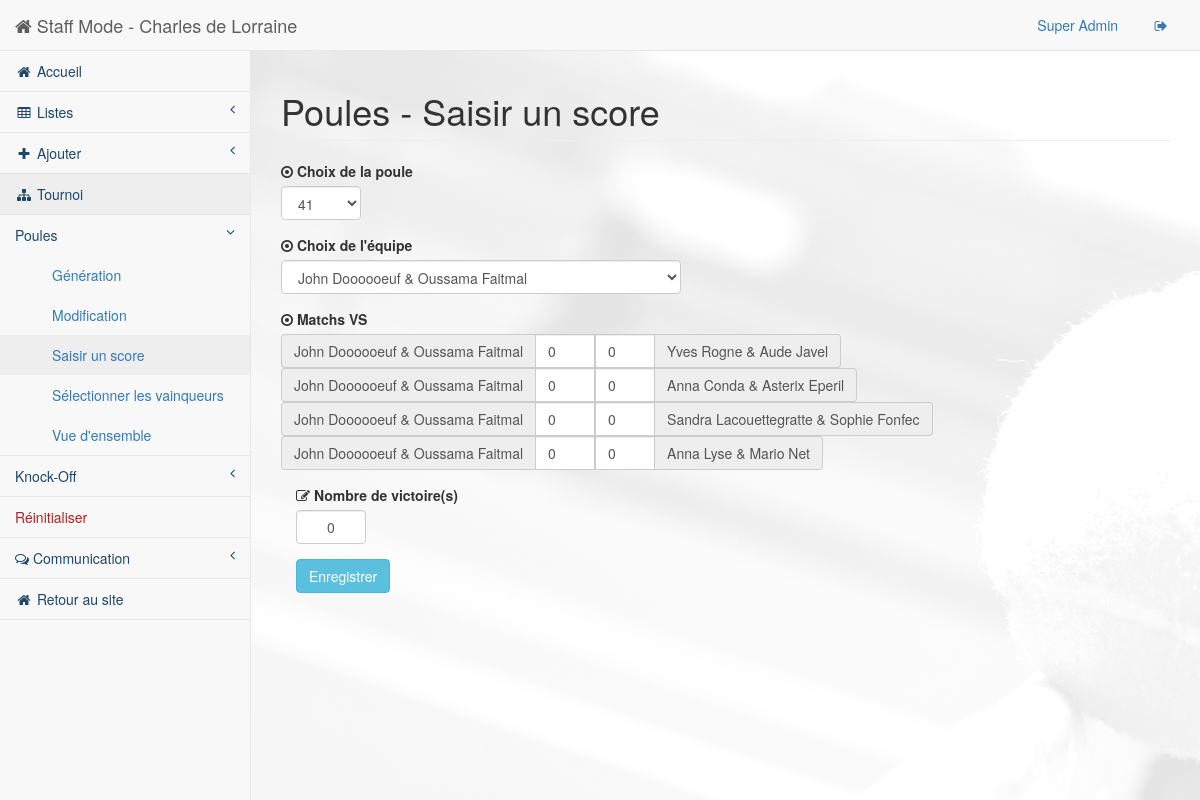
The app's page /staff/pages/input-group-score.php?poule=41&team=43 (signed in) with its own data.
### tables this page shows
CREATE TABLE IF NOT EXISTS `Match` (
  `ID` int(11) NOT NULL AUTO_INCREMENT,
  `date` date DEFAULT NULL,
  `hour` text,
  `ID_Equipe1` int(11) NOT NULL,
  `ID_Equipe2` int(11) NOT NULL,
  `score1` int(11) DEFAULT NULL,
  `score2` int(11) DEFAULT NULL,
  `ID_Terrain` int(11) DEFAULT NULL,
  `Poule_ID` int(11) DEFAULT NULL,
  PRIMARY KEY (`ID`)
);

CREATE TABLE IF NOT EXISTS `Team` (
  `ID` int(255) NOT NULL AUTO_INCREMENT,
  `ID_Player1` int(255) NOT NULL,
  `ID_Player2` int(255) NOT NULL,
  `ID_Cat` int(255) NOT NULL,
  `NbWinMatch` int(255) NOT NULL,
  `AvgRanking` varchar(10) NOT NULL,
  `Group_Vic` int(11) NOT NULL,
  PRIMARY KEY (`ID`),
  KEY `ID_Player1` (`ID_Player1`),
  KEY `ID_Player2` (`ID_Player2`),
  KEY `ID_Cat` (`ID_Cat`)
);

### src/staff/pages/input-group-score.php (the view, shortened to what this page needs)
<!DOCTYPE html>
<html lang="en">
<head>
    <link href="../bower_components/bootstrap/dist/css/bootstrap.min.css" rel="stylesheet">
    <link href="../bower_components/metisMenu/dist/metisMenu.min.css" rel="stylesheet">
    <link href="../bower_components/datatables-plugins/integration/bootstrap/3/dataTables.bootstrap.css" rel="stylesheet">
    <link href="../bower_components/datatables-responsive/css/dataTables.responsive.css" rel="stylesheet">
    <link href="../dist/css/sb-admin-2.css" rel="stylesheet">
    <link href="../bower_components/font-awesome/css/font-awesome.min.css" rel="stylesheet" type="text/css">
</head>
<body>
    <div id="wrapper">
        <?php
            include("./html/header.php");
            $db = BDconnect();
            $grpSattmp = $db->query('SELECT * FROM GroupSaturday');
            $temp = $db->query('SELECT * FROM GroupSaturday');
            $row=$temp->fetch_array();
            $PouleID = $row['ID'];
            if (!empty($_GET)) {
                $PouleID = $_GET['poule'];
                $TeamID = $_GET['team'];
            }else{
                $temp = $db->query('SELECT * FROM GroupSaturday');
                $row=$temp->fetch_array();
                $PouleID = $row['ID'];
                $TeamID = 0;
            }
            $temp = $db->query('SELECT NbWinMatch FROM Team WHERE Team.ID='.$TeamID);
            $row=$temp->fetch_array();
            $winnumber = $row['NbWinMatch'];
        ?>
            <div id="page-wrapper" style="background : url(../../images/staff-back.jpg) 0 0 fixed;">
                <div class="row">
                    <div class="col-lg-12">
                        <h1 class="page-header">Poules - Saisir un score</h1>
                    </div>
                </div>
                <div class="form-group">
                    <label for="sel1"><span class="fa fa-dot-circle-o" ></span> Choix de la poule</label>
                    <select class="form-control" id="selectedPoule" name="selectedPoule" style="width: 80px;">
                        <?php
                            while ($row = $grpSattmp->fetch_array())
                            {
                                echo "<option value=".$row['ID'].">".$row['ID']."</option>";
                            }
                        ?>
                    </select>
                </div>
                <div class="form-group">
                    <label for="sel1"><span class="fa fa-dot-circle-o"></span> Choix de l'équipe</label>
                    <select class="form-control" id="selectedTeam" name="selectedTeam" style="width: 400px;">
                    <?php
                        $reponse = $db->query('SELECT *, Team.ID as T_ID FROM Team, GroupSaturday WHERE GroupSaturday.ID='.$PouleID.' AND (Team.ID=GroupSaturday.ID_t1 OR Team.ID=GroupSaturday.ID_t2 OR Team.ID=GroupSaturday.ID_t3 OR Team.ID=GroupSaturday.ID_t4 OR Team.ID=GroupSaturday.ID_t5 OR Team.ID=GroupSaturday.ID_t6 OR Team.ID=GroupSaturday.ID_t7 OR Team.ID=GroupSaturday.ID_t8)');
                        while ($donnes = $reponse->fetch_array())
                        {
                            $p = $db->query('SELECT * FROM Personne WHERE '.$donnes['ID_Player1'].' = ID');
                            $p1 = $p->fetch_array();
                            $p = $db->query('SELECT * FROM Personne WHERE '.$donnes['ID_Player2'].' = ID');
                            $p2 = $p->fetch_array();
                            $TeamName=$p1['FirstName']." ".$p1['LastName']." & ".$p2['FirstName']." ".$p2['LastName'];
                            if ($donnes['T_ID'] != $TeamID) {
                                echo "<option value=" . $donnes['T_ID'] . ">" . $TeamName . "</option>";
                            }
                            else {
                                $currentTeamName=$TeamName;
                                echo "<option value=" . $donnes['T_ID'] . " selected=\"selected\">" .$TeamName. "</option>";
                            }
                        }
                    ?>
                    </select>
                </div>
                <div class="form-group">
                <label for="sel1"><span class="fa fa-dot-circle-o"></span> Matchs VS</label>
                    <?php
                    $reponseMatch = $db->query("SELECT * FROM `Match` WHERE `Poule_ID`=".$PouleID." and (`ID_Equipe1`=".$TeamID." or `ID_Equipe2`=".$TeamID.")");
                    $i=0; $j=0;
                    while ($donnesMatch = $reponseMatch->fetch_array()) {
                        $otherTeam = $donnesMatch['ID_Equipe1']== $TeamID ? $donnesMatch['ID_Equipe2'] : $donnesMatch['ID_Equipe1'];
                        $reponsePers  = $db->query("SELECT Personne.FirstName, Personne.LastName FROM `Team`, Personne WHERE Team.ID=".$otherTeam." AND `ID_Player1`=Personne.ID UNION SELECT Personne.FirstName, Personne.LastName FROM `Team`, Personne WHERE Team.ID=".$otherTeam." AND `ID_Player2`=Personne.ID");
                        $donnesPers = $reponsePers->fetch_array();
                        $p1 = $donnesPers['FirstName'] . " " . $donnesPers['LastName'];
                        $donnesPers = $reponsePers->fetch_array();
                        $p2 = $donnesPers['FirstName'] . " " . $donnesPers['LastName'];
                        $reponse2_1 = $db->query("SELECT score1, score2 FROM `Match` WHERE ID_Equipe1=" . $TeamID . " AND ID_Equipe2=" . $otherTeam. " AND Poule_ID=".$PouleID);
                        $donnes2_1 = $reponse2_1->fetch_array();
                        if (count($donnes2_1['score2']) != 0) {
                            $arrayResult[$j] = $donnes2_1['score1'];
                            $arrayResult[$j + 1] = $donnes2_1['score2'];
                            $flip[$i]=0;
                        }
                        else{
                            $reponse2_2 = $db->query("SELECT score1, score2 FROM `Match` WHERE ID_Equipe1=" . $otherTeam . " AND ID_Equipe2=" . $TeamID);
                            $donnes2_2 = $reponse2_2->fetch_array();
                            $arrayResult[$j] = $donnes2_2['score1'];
                            $arrayResult[$j + 1] = $donnes2_2['score2'];
                            $flip[$i]=1;
                        }
                        $j = $j + 2;
                        $i = $i + 1;
                        $nameField = "score".$i;
                        if ($TeamID != $donnes['TeamID']) {
                            ?>
                            <div class="input-group">
                                <span class="input-group-addon"><?= $currentTeamName ?></span>
                                <input type="number" class="form-control" name=<?=$nameField?>-1 id=<?=$nameField?>-1 placeholder="0" min="0"
                                       step="1" style="width: 60px;" value=<?php echo $flip[$i-1] == 0 ? $arrayResult[$j-2] : $arrayResult[$j-1]; ?> required>
                                <input type="number" class="form-control" name=<?=$nameField?>-2 id=<?=$nameField?>-2 placeholder="0" min="0"
                                       step="1" style="width: 60px;" value=<?php echo $flip[$i-1] == 0 ? $arrayResult[$j-1] : $arrayResult[$j-2]; ?> required>
                                <span class="input-group-addon"><?= $p1 . " & " . $p2 ?></span>
                            </div>
                        <?php } else { $i--; }
                    }
                    ?>
                </div>
                <div class="col-lg-6">
                <div class="form-group">
                    <label for="sel1"><span class="fa fa-edit" id="nbrwin"></span> Nombre de victoire(s)</label>
                    <span class="form-control text-center" style="width: 70px;"><p><?=$winnumber ?></p></span>
                </div>
                <button type="submit" name="submit" id="submit" value="Enregistrer" class="btn btn-info pull-left">Enregistrer</button>
                </div>
                <div class="col-lg-2 text-center">
                </div>
            </div>
    </div>
</body>
</html>

### records on screen
match: currentTeamName "John Doooooeuf & Oussama Faitmal", value "0", p1 "Yves Rogne", p2 "Aude Javel"
match: currentTeamName "John Doooooeuf & Oussama Faitmal", value "0", p1 "Anna Conda", p2 "Asterix Eperil"
match: currentTeamName "John Doooooeuf & Oussama Faitmal", value "0", p1 "Sandra Lacouettegratte", p2 "Sophie Fonfec"
match: currentTeamName "John Doooooeuf & Oussama Faitmal", value "0", p1 "Anna Lyse", p2 "Mario Net"
team: NbWinMatch "0"

### other values on screen
$_SESSION["NAME"] "Super Admin"
form field selectedPoule "41"
form field selectedTeam "John Doooooeuf & Oussama Faitmal"
